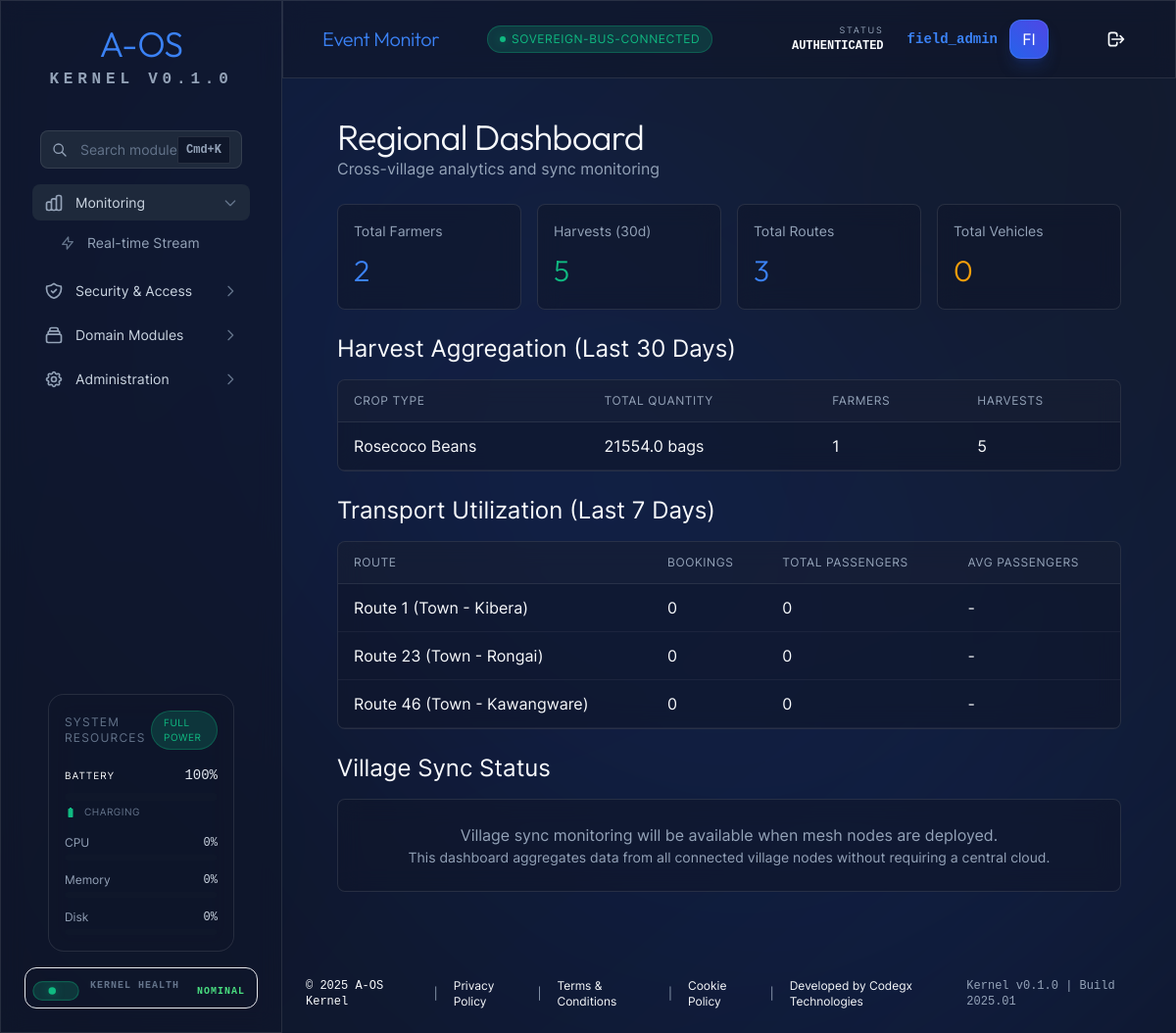
/regional/dashboard (signed in), run on the app's committed database.
### tables this page shows
CREATE TABLE routes (
        id TEXT PRIMARY KEY,
        name TEXT NOT NULL,
        start_point TEXT,
        end_point TEXT,
        base_price REAL,
        metadata TEXT
    );

### aos/api/routers/regional.py (the view)
@router.get("/dashboard", response_class=HTMLResponse)
async def regional_dashboard(
    request: Request,
    db: sqlite3.Connection = Depends(get_db),
    operator = Depends(get_current_operator)
):
    aggregator = RegionalAggregator(db)
    summary = aggregator.get_village_summary()
    harvests = aggregator.aggregate_harvests(days=30)
    transport = aggregator.aggregate_transport(days=7)
    return templates.TemplateResponse("regional.html", {
        "request": request,
        "user": operator,  # Dashboard template expects 'user'
        "operator": operator,
        "summary": summary,
        "harvests": harvests,
        "transport": transport
    })

### aos/api/templates/regional.html (shortened to what this page needs)
{% extends "dashboard.html" %}
{% from "components/atoms/Badge.html" import badge %}
{% from "components/atoms/Card.html" import card %}
{% block content %}
<div class="aos-container">
    <div class="aos-page-header">
        <h1 class="aos-h1">Regional Dashboard</h1>
        <p class="aos-text-muted">Cross-village analytics and sync monitoring</p>
    </div>
    <div class="aos-grid aos-grid-cols-4 aos-gap-4 aos-mb-6">
        <div class="aos-glass aos-p-4 aos-rounded-lg">
            <div class="aos-text-muted aos-text-sm aos-mb-2">Total Farmers</div>
            <div class="aos-h2 aos-text-primary">{{ summary.total_farmers }}</div>
        </div>
        <div class="aos-glass aos-p-4 aos-rounded-lg">
            <div class="aos-text-muted aos-text-sm aos-mb-2">Harvests (30d)</div>
            <div class="aos-h2 aos-text-success">{{ summary.total_harvests_30d }}</div>
        </div>
        <div class="aos-glass aos-p-4 aos-rounded-lg">
            <div class="aos-text-muted aos-text-sm aos-mb-2">Total Routes</div>
            <div class="aos-h2 aos-text-info">{{ summary.total_routes }}</div>
        </div>
        <div class="aos-glass aos-p-4 aos-rounded-lg">
            <div class="aos-text-muted aos-text-sm aos-mb-2">Total Vehicles</div>
            <div class="aos-h2 aos-text-warning">{{ summary.total_vehicles }}</div>
        </div>
    </div>
    <div class="aos-mb-6">
        <h2 class="aos-h3 aos-mb-4">Harvest Aggregation (Last 30 Days)</h2>
        <div class="aos-glass aos-rounded-lg aos-overflow-hidden">
            <table class="aos-table">
                <thead>
                    <tr>
                        <th>Crop Type</th>
                        <th>Total Quantity</th>
                        <th>Farmers</th>
                        <th>Harvests</th>
                    </tr>
                </thead>
                <tbody>
                    {% for harvest in harvests %}
                    <tr>
                        <td>
                            <span class="aos-font-semibold">{{ harvest.crop_type }}</span>
                        </td>
                        <td>{{ "%.1f"|format(harvest.total_quantity) }} bags</td>
                        <td>{{ harvest.farmer_count }}</td>
                        <td>{{ harvest.harvest_count }}</td>
                    </tr>
                    {% endfor %}
                </tbody>
            </table>
        </div>
    </div>
    <div class="aos-mb-6">
        <h2 class="aos-h3 aos-mb-4">Transport Utilization (Last 7 Days)</h2>
        <div class="aos-glass aos-rounded-lg aos-overflow-hidden">
            <table class="aos-table">
                <thead>
                    <tr>
                        <th>Route</th>
                        <th>Bookings</th>
                        <th>Total Passengers</th>
                        <th>Avg Passengers</th>
                    </tr>
                </thead>
                <tbody>
                    {% for route in transport %}
                    <tr>
                        <td>
                            <span class="aos-font-semibold">{{ route.route_name }}</span>
                        </td>
                        <td>{{ route.booking_count }}</td>
                        <td>{{ route.total_passengers }}</td>
                        <td>
                            {% if route.booking_count > 0 %}
                            {{ "%.1f"|format(route.total_passengers / route.booking_count) }}
                            {% else %}
                            -
                            {% endif %}
                        </td>
                    </tr>
                    {% endfor %}
                </tbody>
            </table>
        </div>
    </div>
    <div class="aos-mb-6">
        <h2 class="aos-h3 aos-mb-4">Village Sync Status</h2>
        <div class="aos-glass aos-p-6 aos-rounded-lg aos-text-center">
            <p class="aos-text-muted">
                Village sync monitoring will be available when mesh nodes are deployed.
            </p>
            <p class="aos-text-sm aos-text-muted aos-mt-2">
                This dashboard aggregates data from all connected village nodes without requiring a central cloud.
            </p>
        </div>
    </div>
</div>
{% endblock %}

### aos/api/templates/partials/design_system.html (style rules this page uses)
body { margin: 0; scroll-behavior: smooth; -webkit-font-smoothing: antialiased; background: var(--aos-surface-base); color: var(--aos-neutral-50); font-family: var(--aos-font-sans); }
.aos-glass { background: var(--aos-surface-glass); backdrop-filter: blur(12px); -webkit-backdrop-filter: blur(12px); border: 1px solid var(--aos-surface-border); }
.aos-container { width: 100%; margin-left: auto; margin-right: auto; padding-left: var(--aos-spacing-4); padding-right: var(--aos-spacing-4); }
@media (min-width: 640px) { .aos-container { max-width: 640px; } }
@media (min-width: 768px) { .aos-container { max-width: 768px; } }
@media (min-width: 1024px) { .aos-container { max-width: 1024px; } }
.aos-gap-4 { gap: var(--aos-spacing-4); }
.aos-p-4 { padding: var(--aos-spacing-4); }
.aos-p-6 { padding: var(--aos-spacing-6); }
.aos-mb-2 { margin-bottom: var(--aos-spacing-2); }
.aos-mb-4 { margin-bottom: var(--aos-spacing-4); }
.aos-mb-6 { margin-bottom: var(--aos-spacing-6); }
.aos-rounded-lg { border-radius: var(--aos-radius-lg); }
.aos-overflow-hidden { overflow: hidden; }
.aos-grid { display: grid; }
.aos-grid-cols-4 { grid-template-columns: repeat(4, minmax(0, 1fr)); }
.aos-h1 { font-family: var(--aos-font-display); font-size: var(--aos-size-4xl); font-weight: 800; letter-spacing: -0.02em; line-height: 1.1; }
.aos-h2 { font-family: var(--aos-font-display); font-size: var(--aos-size-3xl); font-weight: 700; letter-spacing: -0.01em; }
.aos-h3 { font-size: var(--aos-size-2xl); font-weight: 700; line-height: 1.3; }
.aos-text-sm { font-size: var(--aos-size-sm); }
.aos-font-semibold { font-weight: 600; }
.aos-text-primary { color: var(--aos-primary-base); }
.aos-text-success { color: var(--aos-success-base); }
.aos-text-info { color: var(--aos-info-base); }
.aos-text-warning { color: var(--aos-warning-base); }
.aos-text-muted { color: var(--aos-neutral-400); }
.aos-page-header { margin-bottom: var(--aos-spacing-6); }
.aos-table { width: 100%; border-collapse: collapse; }
.aos-table thead { background: rgba(255, 255, 255, 0.02); border-bottom: 1px solid var(--aos-surface-border); }
.aos-table th { padding: var(--aos-spacing-3) var(--aos-spacing-4); text-align: left; font-size: var(--aos-size-xs); font-weight: 600; text-transform: uppercase; letter-spacing: 0.05em; color: var(--aos-neutral-400); }
.aos-table td { padding: var(--aos-spacing-3) var(--aos-spacing-4); border-bottom: 1px solid rgba(255, 255, 255, 0.05); }
.aos-text-center { text-align: center; }

### data on the page
routes: route_name "Route 1 (Town - Kibera)", booking_count "0", total_passengers "0"
routes: route_name "Route 23 (Town - Rongai)", booking_count "0", total_passengers "0"
routes: route_name "Route 46 (Town - Kawangware)", booking_count "0", total_passengers "0"

### other printed values
{{ title }} "Monitoring Security & Access Domain Modules Administration"
{{ item.text }} "Real-time Stream"
{{ name }} "KERNEL HEALTH"
{{ status_text }} "NOMINAL"
{{ text }} "SOVEREIGN-BUS-CONNECTED"
{{ user.username }} "field_admin"
{{ user.username[:2].upper() }} "FI"
{{ summary.total_farmers }} "2"
{{ summary.total_harvests_30d }} "5"
{{ summary.total_routes }} "3"
{{ summary.total_vehicles }} "0"
{{ harvest.crop_type }} "Rosecoco Beans"
{{ "%.1f"|format(harvest.total_quantity) }} "21554.0"
{{ harvest.farmer_count }} "1"
{{ harvest.harvest_count }} "5"
